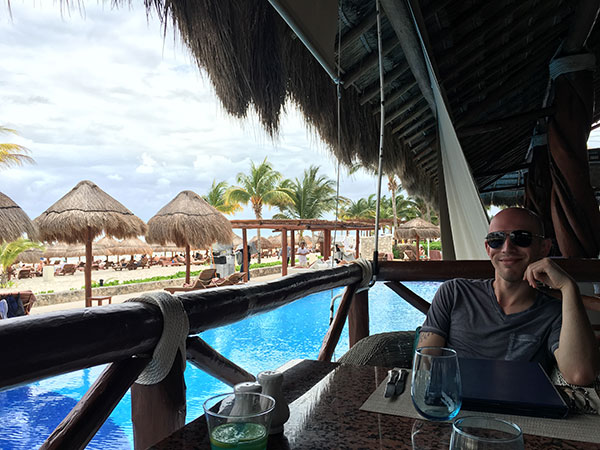
#> input picture opencv_training/pyimagesearch_project/Transparent_overlays/mexico.jpg, 600 x 450 px
$ python overlay.py
#> lines starting #> are read from the running program, lines starting #| are printed output that depends on the picture
import numpy as np
import cv2

image = cv2.imread("mexico.jpg")
#> image is the input picture: shape (450, 600, 3); mean B, G, R 105.9, 105.1, 99.5

for alpha in np.arange(0, 1.1, 0.1)[::-1]:

    overlay = image.copy()
    output = image.copy()

    cv2.rectangle(overlay, (420, 205), (595, 385),
        (0, 0, 255), -1)
    cv2.putText(overlay, "PyImageSearch: alpha = {}".format(alpha),
        (10, 30), cv2.FONT_HERSHEY_SIMPLEX, 1.0, (0, 0, 255), 3)
    cv2.addWeighted(overlay, alpha, output, 1 - alpha,
        0, output)

    print("alpha={}, beta={}".format(alpha, 1 - alpha))
    cv2.imshow("Output", output)
    cv2.waitKey(0)
#> this loop made 11 passes
#> pass 1, `cv2.imshow("Output", output)`:
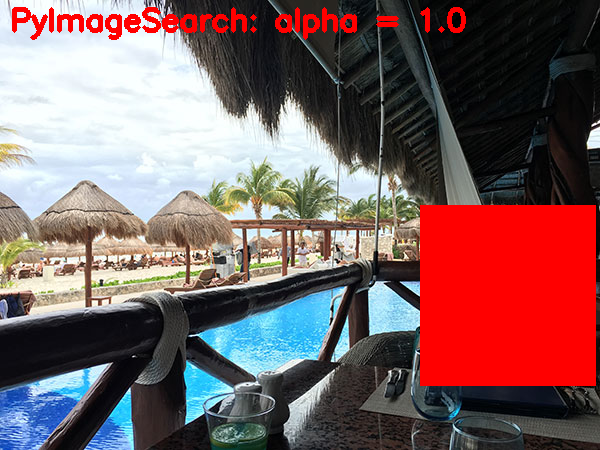
#> window 'Output': shape (450, 600, 3); mean B, G, R 97.5, 96.7, 125.3
#> pass 2, `cv2.imshow("Output", output)`:
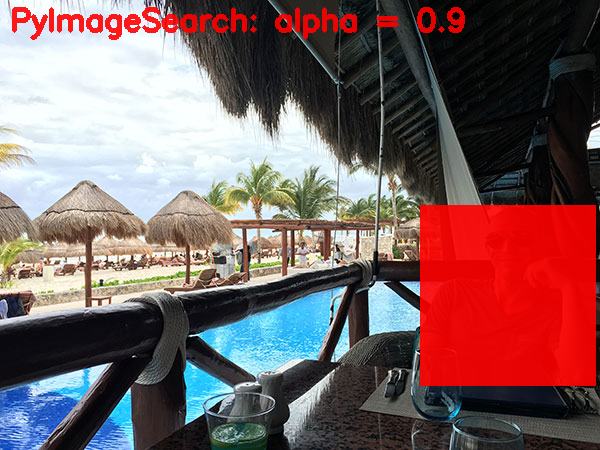
#> window 'Output': shape (450, 600, 3); mean B, G, R 98.4, 97.5, 122.9
